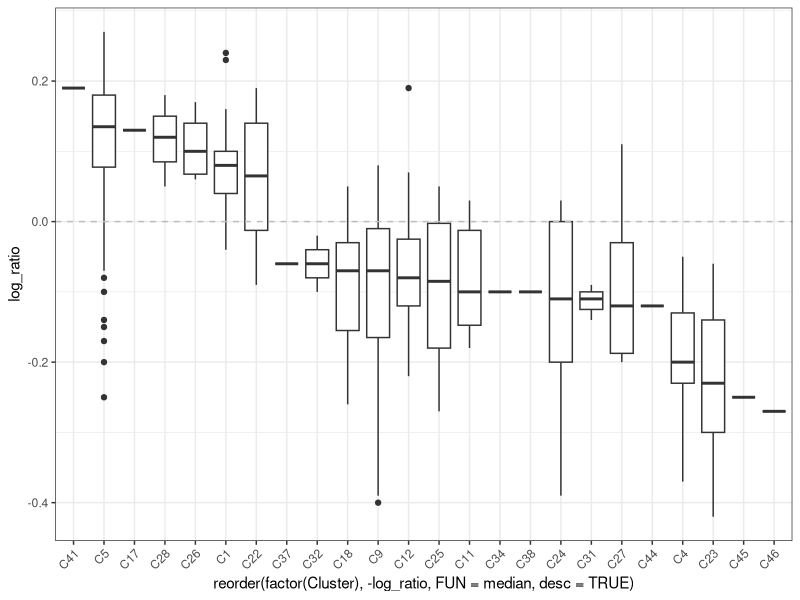

The R source for this figure:
library(tidyverse)
library(ggplot2)

theme_set(theme_bw())
theme_update(axis.text.x = element_text(angle = 45, hjust = 1))
######################################################################
induced <- read_tsv("Fig5F_data.txt")

medians <- induced %>% group_by(Cluster) %>% summarise(median=median(log_ratio))
clusters_filtered <- medians %>% filter(median > 0.05 | median < -0.05)
clusters_filtered <- clusters_filtered[["Cluster"]]
induced <- induced[induced$Cluster %in% as.vector(clusters_filtered),]

ggplot(induced, aes(x = reorder(factor(Cluster),-log_ratio, FUN=median, desc =TRUE), y = log_ratio, group = Cluster))+
  geom_boxplot()+
  geom_hline(yintercept = 0, linetype = "dashed", colour = "grey")
